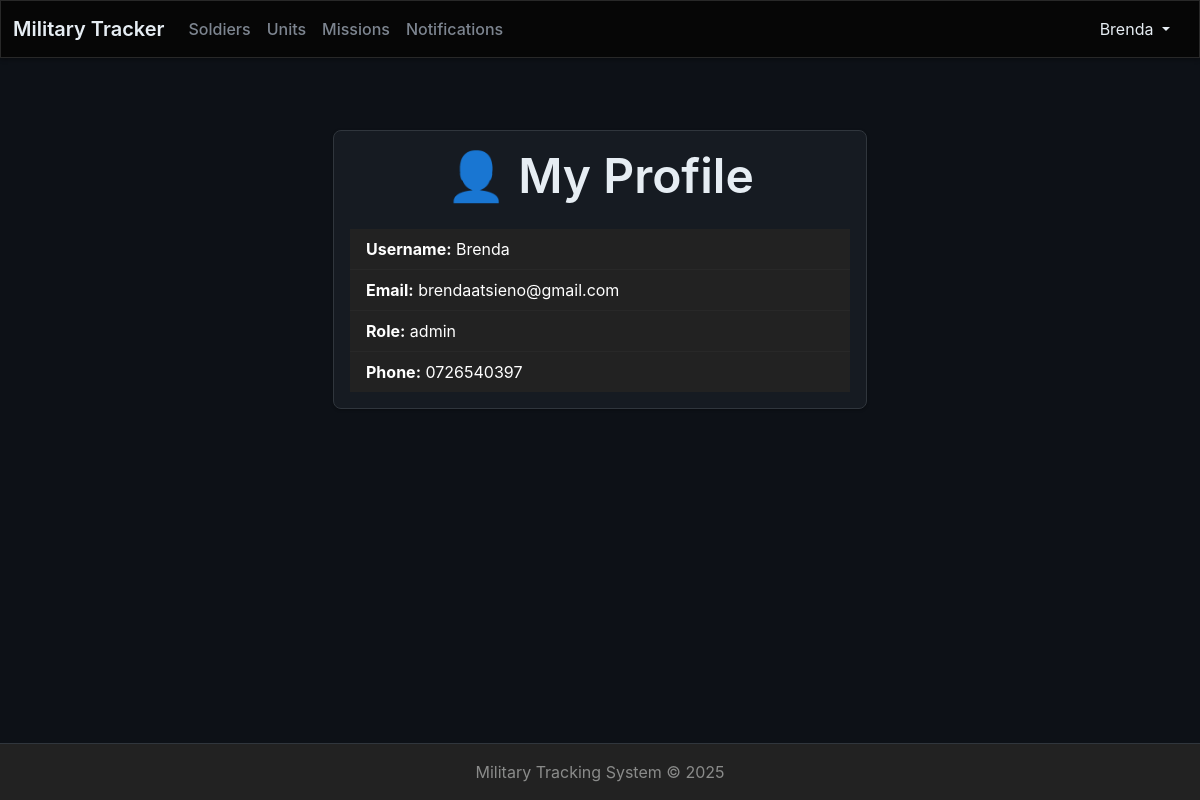
Page /profile/ (signed in) on the committed database.
### accounts/models.py (models this page shows, shortened)
class CustomUser(AbstractUser):
    ROLE_CHOICES = [
        ('admin', 'Admin'),
        ('family', 'Family'),
    ]
    role = models.CharField(max_length=10, default='family')
    phone_number = models.CharField(max_length=15, blank=True)
    is_active = models.BooleanField(default=True)

### accounts/views.py (the view)
# urls.py: path('profile/', profile_view, name='profile'),
@login_required
def profile_view(request: HttpRequest):
    return render(request, 'views/profile.html', {'user': request.user})

### accounts/templates/views/profile.html (shortened to what this page needs)
{% extends 'base/base.html' %}
{% load static %}
{% block 'body' %}
<div class="container py-5">
 <div class="row justify-content-center">
              <div class="col-md-8 col-lg-6">
                <div class="card">
                  <div class="card-body">
                    <h2 class="mb-4 text-center">👤 My Profile</h2>
                    <ul class="list-group list-group-flush">
                      <li class="list-group-item"><strong>Username:</strong> {{ user.username }}</li>
                      <li class="list-group-item"><strong>Email:</strong> {{ user.email }}</li>
                      <li class="list-group-item"><strong>Role:</strong> {{ user.role }}</li>
                      <li class="list-group-item"><strong>Phone:</strong> {{ user.phone_number }}</li>
                    </ul>
                  </div>
                </div>
              </div>
            </div>
          </div>
  </div>
{% endblock %}

### main/templates/base/base.html (shortened to what this page needs)
{% load static %}
<!DOCTYPE html>
<html lang="en" class="h-100">
<head>
    <link href="{% static 'css/bootstrap.min.css' %}" rel="stylesheet">
    <link href="{% static 'css/style.css' %}" rel="stylesheet">
</head>
<body class="d-flex flex-column h-100">
    <nav class="navbar navbar-expand-lg navbar-dark bg-dark">
        <div class="container-fluid">
            <a class="navbar-brand" href="{% url 'home_page' %}">Military Tracker</a>
            <div class="collapse navbar-collapse" id="navbarNav">
                <ul class="navbar-nav me-auto mb-2 mb-lg-0">
                    {% if user.is_authenticated %}
                        {% if user.role == 'admin' or user.role == 'superuser' %}
                            <li class="nav-item"><a href="{% url 'soldier_home' %}" class="nav-link">Soldiers</a></li>
                            <li class="nav-item"><a href="{% url 'unit_home' %}" class="nav-link">Units</a></li>
                            <li class="nav-item"><a href="{% url 'mission_home' %}" class="nav-link">Missions</a></li>
                            <li class="nav-item"><a href="{% url 'notification_home' %}" class="nav-link">Notifications</a></li>
                        {% elif user.role == 'family' %}
                            <li class="nav-item"><a href="{% url 'family_dashboard' %}" class="nav-link">My Dashboard</a></li>
                        {% endif %}
                    {% endif %}
                </ul>
                <div class="d-flex">
                   {% if user.is_authenticated %}
                        <div class="dropdown show">
                            <button class="btn btn-transparent dropdown-toggle" type="button"  data-bs-toggle="dropdown" aria-expanded="false">
                                {{ user.username }}
                            </button>
                        </div>
                    {% else %}
                        <a href="{% url 'login' %}" class="btn btn-outline-light btn-sm me-2">Login</a>
                        <a href="{% url 'register' %}" class="btn btn-light btn-sm">Register</a>
                    {% endif %}
                </div>
            </div>
        </div>
    </nav>
    <div class="container mt-4">
        {% block 'body' %}
        {% endblock %}
    <footer class="footer mt-auto py-3 bg-light">
        <div class="container text-center">
            <span class="text-muted">Military Tracking System &copy; {% now "Y" %}</span>
        </div>
    </footer>
</body>
</html>

### main/static/css/style.css (style rules this page uses)
:root { --bs-primary: #238636; --bs-secondary: #7d8590; --bs-success: #238636; --bs-info: #0969da; --bs-warning: #fb8500; --bs-danger: #da3633; --bs-light: #21262d; --bs-dark: #0d1117; --primary-bg: #0d1117; --secondary-bg: #161b22; --tertiary-bg: #21262d; --accent-bg: #30363d; --border-color: #30363d; --text-primary: #e6edf3; --text-secondary: #7d8590; --text-muted: #656d76; --accent-color: #238636; --accent-hover: #2ea043; --navbar-bg: #010409; --footer-bg: #0d1117; --card-bg: #161b22; --input-bg: #0d1117; --input-border: #30363d; --input-focus: #0969da; --shadow: rgba(0, 0, 0, 0.3); --bs-body-bg: #0d1117; --bs-body-color: #e6edf3; --bs-border-color: #30363d; --bs-link-color: #238636; --bs-link-hover-color: #2ea043; }
body { background-color: var(--primary-bg); color: var(--text-primary); font-family: -apple-system, BlinkMacSystemFont, 'Segoe UI', 'Noto Sans', Helvetica, Arial, sans-serif; overflow-x: hidden; }
.navbar-dark { background-color: var(--navbar-bg); border-bottom: 1px solid var(--border-color); box-shadow: 0 2px 4px var(--shadow); }
.navbar-brand { color: var(--text-primary); font-weight: 600; }
.navbar-dark .navbar-nav .nav-link { color: var(--text-secondary); font-weight: 500; transition: color 0.3s ease; }
.card { background-color: var(--card-bg); border-color: var(--border-color); border-radius: 8px; box-shadow: 0 1px 3px var(--shadow); transition: all 0.3s ease; }
.card-body { color: var(--text-primary); }
.footer { background-color: var(--footer-bg); border-top: 1px solid var(--border-color); }
.footer .text-muted { color: var(--text-muted); }
a { color: var(--accent-color); transition: color 0.3s ease; }
h1, h2, h3, h4, h5, h6 { color: var(--text-primary); font-weight: 600; }
.btn, .form-control, .form-select, .navbar-nav .nav-link { transition: all 0.3s ease; }

### rows in the picture
CustomUser: username "Brenda", email "brendaatsieno@gmail.com", role "admin", phone_number "0726540397"
